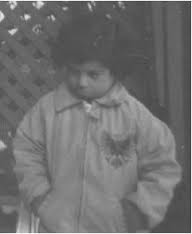
#> input picture pout.tif, 192 x 234 px
$ python pratica2equalizacao.py
#> lines starting #> are read from the running program, lines starting #| are printed output that depends on the picture
# -*- coding: UTF-8 -*-
import cv2
import numpy as np
import matplotlib.pyplot as plt
import matplotlib.patches as mpatches

#1º Step: Get the images-------------------------------------------------------------

#originalImage = cv2.imread('source/TrainDatabase/1.jpg', 0)
#transformedImage = cv2.imread('source/TrainDatabase/1.jpg', 0)

originalImage = cv2.imread('pout.tif', 0)
#> originalImage is the input picture: shape (234, 192); min 61, max 255, mean 111.9
transformedImage = cv2.imread('pout.tif', 0)

#2º Step: Normalize-------------------------------------------------------------

#calcHist(images, channels, mask, histSize, ranges[, hist[, accumulate]])
#The parameters are:
#images: Source images
#channels: Layers of RGB, 0 for  gray scale, 1 or 2 for R,G and B
#mask: If you want a histogram of a full image, pass none, else create a mask image for that and give it as mask
#histSize: Number of bits of the image
#range: Range used to calculate

#Plot of the histogram of the original image
histrOriginalImage = cv2.calcHist([originalImage],[0],None,[256],[0,256])
#> histrOriginalImage = 256 values, max 1568 at index 82, min 0 at index 0, mean 175.5
fig1 = plt.figure(1)
fig1.suptitle('Histogram Comparison', fontsize=14, fontweight='bold')
ax = fig1.add_subplot(1,1,1)
#plt.ylabel('teste', fontweight='bold')
ax.set_xlabel('Input Intensity', fontweight='bold')
ax.set_ylabel('Output Intensity', fontweight='bold')
blue_patch = mpatches.Patch(color='blue', label='Original Histogram')
red_patch = mpatches.Patch(color='red', label='Transformed Histogram')
plt.legend(handles=[blue_patch, red_patch])
plt.plot(histrOriginalImage, color='blue')

#Getting importants informations
N = len(originalImage)
#> N = 234
M = len(originalImage[0])
#> M = 192
totalPixels = N*M
#> totalPixels = 44928
histLen = len(histrOriginalImage)
#> histLen = 256

#Normalizing the histogram (The sum of the all elements will be 1)
for i in range(histLen):
    histrOriginalImage[i] = histrOriginalImage[i] / totalPixels
#> after the loop, histrOriginalImage = 256 values, max 0.0349 at index 82, min 0 at index 0, mean 0.00391

#3º Step: Create a transformation function--------------------------------------

L = 256 #Number of pixels
s = np.zeros((histLen)) #Creating a vector with the same length of the histogram
#> s = 256 values from 0 to 0
initialValue = 1

#Creating the transformation function 's'
s[0] = np.rint( (L - 1) * histrOriginalImage[0] ) #Round to closest int number
for i in range(initialValue, histLen):
    s[i] = np.rint( s[i-1] + (L - 1) * histrOriginalImage[i] )
#> after the loop, s = 256 values from 0 to 245

#4º Step: Apply the transformation----------------------------------------------

for i in range(N):
    for j in range(M):
        #Applying the transformation to the originalImage
        transformedImage[i][j] = s[originalImage[i][j]]
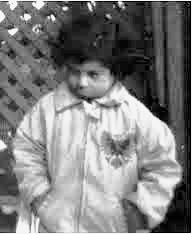
#> transformedImage: shape (234, 192); min 0, max 245, mean 127.1

#5º Step: Show the results------------------------------------------------------

#Plot of the histogram of the transformed image
histrTransformedImage = cv2.calcHist([transformedImage],[0],None,[256],[0,256])
#> histrTransformedImage = 256 values, max 1568 at index 26, min 0 at index 2, mean 175.5
plt.plot(histrTransformedImage, color='red')
plt.show()
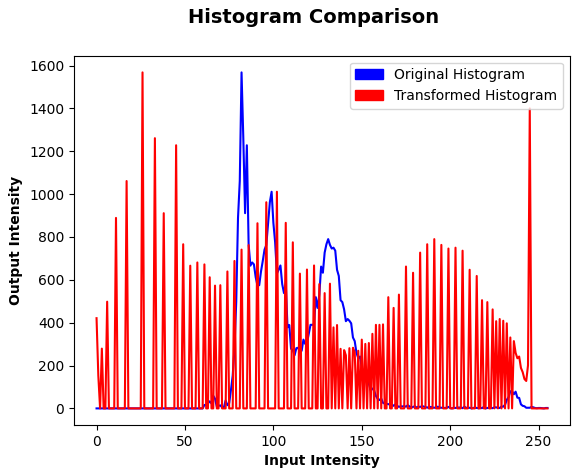
#> figure drawn by matplotlib, 1 panel; curve peaks at x = 82, y = 1568; curve peaks at x = 26, y = 1568

#Plot of the transformation function
fig2 = plt.figure(2)
fig2.suptitle('Transformation function',fontsize=14, fontweight='bold')
ax = fig2.add_subplot(111)
ax.set_xlabel('x', fontweight='bold')
ax.set_ylabel('y', fontweight='bold')
plt.plot(s)
plt.show()
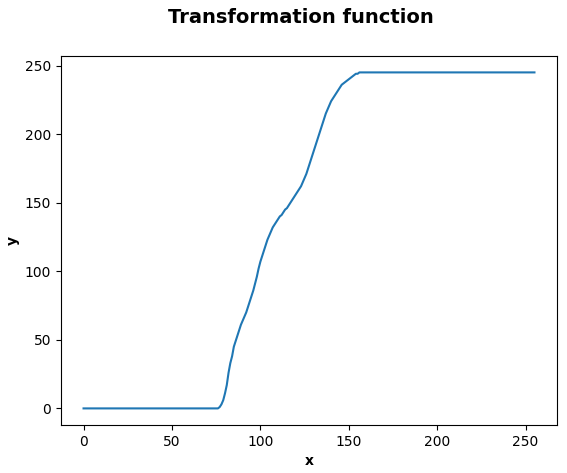
#> figure drawn by matplotlib, 1 panel; curve peaks at x = 156, y = 245

#Opencv histogram equalization
equOpencvImage = cv2.equalizeHist(originalImage)

#Showing the images
#imageComparison = np.concatenate((originalImage, transformedImage), axis=0) #another way to compare images
imageComparison = np.hstack((originalImage, transformedImage, equOpencvImage))
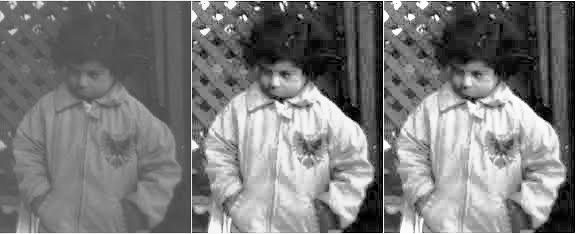
#> imageComparison: shape (234, 576); min 0, max 255, mean 122.8
cv2.imshow('Images Comparison: Original x My Hist Equ x Opencv Hist Equ ', imageComparison)
cv2.waitKey(0)


# [7 lines of commented-out code are left out]
